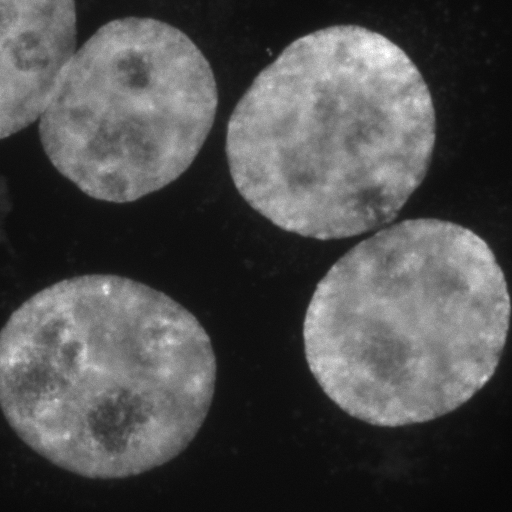
%> input picture cells.tif, 512 x 512 px
$ octave threshCells.m   (GNU Octave 9; MATLAB toolbox functions it lacks are replaced by stand-ins)
%> lines starting %> are read from the running program, lines starting %| are printed output that depends on the picture; in (x1, y1, x2, y2) boxes, pixels count from 0 and x2, y2 are one past the last pixel; in counts of white or black regions, pixels touching at a corner belong together; the program's own positions count from 1
### mid_way.m
function outT = mid_way(histo, startT)
% Calculates a threshold value from a histogram using the mid-way method.
%
% histo: A 1D array histogram.
% The histogram bins must correspond to gray value 0, 1, 2,...
% startT: start threshold
% outT: the calculated threshold (integer)
%
% Programmed by Maria Magnusson 2018-08

num = length(histo);
t0 = floor(startT);
t1 = t0+2;

% Calculate the threshold
%------------------------
while abs(t0-t1) > 0.5

  t0 = t1;

  % Calculate mean for the lower part of the histogram
  %---------------------------------------------------
  lowersum1 = sum(histo(1:t0+1).*[0:t0]);
  lowersum2 = sum(histo(1:t0+1));

  % [5 lines of commented-out code are left out]

  if lowersum2 ~= 0
    mean0 = lowersum1/lowersum2;
  else
    error('Cannot calculate new threshold');
  end;

  % Calculate mean for the upper part of the histogram
  %---------------------------------------------------
  uppersum1 = sum(histo(t0+2:num).*[t0+1:num-1]);
  uppersum2 = sum(histo(t0+2:num));
  if uppersum2 ~= 0
    mean1 = uppersum1/uppersum2;
  else
    error('Cannot calculate new threshold');
  end;

  % Calculate new threshold
  %------------------------
  t1 = floor((mean0+mean1)/2);

end;

outT = t1;

### least_error.m
function outT = least_error(histo, startT)
% Calculates a threshold value from a histogram using the mid-way method.
%
% histo: A 1D array histogram.
% The histogram bins must correspond to gray value 0, 1, 2,...
% startT: start threshold
% outT: the calculated threshold (integer)
%
% Programmed by Maria Magnusson 2018-08

num = length(histo);
t0 = floor(startT);
t1 = t0+2;

% Calculate the threshold
%------------------------
while abs(t0-t1) > 0.5

  t0 = t1;

  % Calculate mean for the lower part of the histogram
  %---------------------------------------------------
  lowersum1 = sum(histo(1:t0+1).*[0:t0]);
  lowersum2 = sum(histo(1:t0+1));

  lowersum1_leasterror = sum(histo(1:t0+1));
  lowersum2_leasterror = sum(histo(1:num));

  lowersum2_leasterror_var = sum(histo(1:t0+1));

  if lowersum2 ~= 0
    mean0 = lowersum1/lowersum2;
    lowersum1_leasterror_var = sum(histo(1:t0+1).*([0:t0]-mean0).^2);
    P0 = lowersum1_leasterror/lowersum2_leasterror;
    var0 = lowersum1_leasterror_var/lowersum2_leasterror_var;
    %p0 = (P0/sqrt(2*pi*var0))*exp(-1/2*(([0:t0]-mean0)^2/var0));
  else
    error('Cannot calculate new threshold');
  end;

  % Calculate mean for the upper part of the histogram
  %---------------------------------------------------
  uppersum1 = sum(histo(t0+2:num).*[t0+1:num-1]);
  uppersum2 = sum(histo(t0+2:num));

  uppersum1_leasterror = sum(histo(t0+2:num));
  uppersum2_leasterror = sum(histo(1:num));

  uppersum2_leasterror_var = sum(histo(t0+2:num));

  if uppersum2 ~= 0
    mean1 = uppersum1/uppersum2;
    uppersum1_leasterror_var = sum(histo(t0+2:num).*([t0+1:num-1]-mean1).^2);
    P1 = uppersum1_leasterror/uppersum2_leasterror;
    var1 = uppersum1_leasterror_var/uppersum2_leasterror_var;
    %p1 = (P1/sqrt(2*pi*var1))*exp(-1/2*(([t0+1:num-1]-mean1)^2/var1));
  else
    error('Cannot calculate new threshold');
  end;

  % Calculate new threshold
  %-----------------------

  a = (var0*var1)/(var1-var0);
  b = 2*((mean1/var1)-(mean0/var0));
  c = -2*log(P0/P1) + log(var0/var1) + mean0^2/var0 - mean1^2/var1;
  T = [1 a*b a*c];
  Tout = roots(T)
  if(mean0 <= Tout(1) && Tout(1) <= mean1)
    t1 = Tout(1)
  elseif(mean0 <= Tout(2) && Tout(2) <= mean1)
    t1 = Tout(2)
  else
      error('HELP')
  end
  t1 = floor(t1)

end;

outT = t1;

### threshCells.m
im = imread('cells.tif');
%> im is the input picture: size 512x512 uint8; min 5, max 255, mean 77
histo = hist(im(:),[0:255]);
%> histo = 256 values, max 13224 at index 17, min 0 at index 1, mean 1024

T_NEW = 40
T_NEW_mid = mid_way(histo, T_NEW)
%> the loop in mid_way, `while abs(t0-t1) > 0.5` made 4 passes
%> (t0, lowersum1, lowersum2, mean0, uppersum1, uppersum2, mean1, t1) on passes 2 to 4: (73, 2583809, 130214, 19.84, 17602699, 131930, 133.4, 76), (76, 2650224, 131099, 20.22, 17536284, 131045, 133.8, 77), (77, 2672246, 131385, 20.34, 17514262, 130759, 133.9, 77)
%> (lowersum1, lowersum2, mean0, uppersum1, uppersum2, mean1, t1) on pass 1: (2213828, 123963, 17.86, 17972680, 138181, 130.1, 73)
%> in mid_way, `outT = t1;`: outT = 77
%> T_NEW_mid = 77
imTmid_NEWT = im>T_NEW;
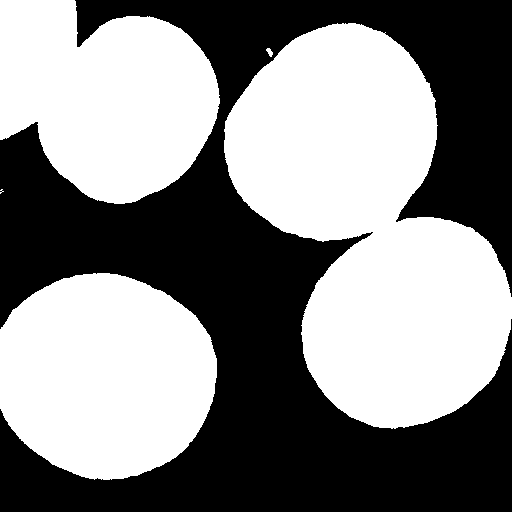
%> imTmid_NEWT: size 512x512 logical; 52.9% white; 1 black region, box (x1, y1, x2, y2) and area: (0, 0, 512, 512) 123534

T = mean(mean(im))
%> T = 77.01
Tmid = mid_way(histo, T)
%> the loop in mid_way (call 2), `while abs(t0-t1) > 0.5` made 2 passes
%> (t0, lowersum1, lowersum2, mean0, uppersum1, uppersum2, mean1, t1) on passes 1 to 2: (79, 2722975, 132031, 20.62, 17463533, 130113, 134.2, 77), (77, 2672246, 131385, 20.34, 17514262, 130759, 133.9, 77)
%> Tmid = 77
imTmid = im>Tmid;
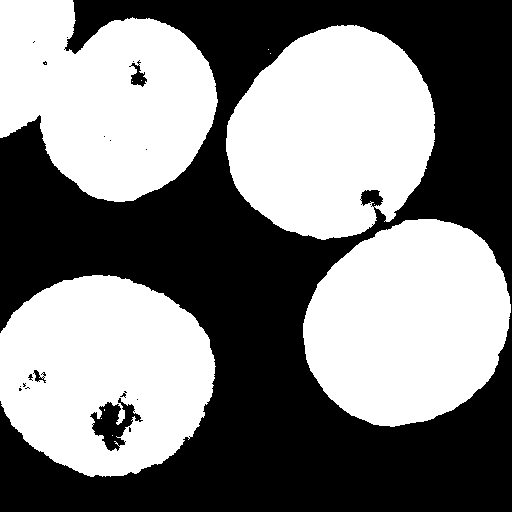
%> imTmid: size 512x512 logical; 49.9% white; 13 white regions (9 under 20 px), largest, box (x1, y1, x2, y2) and area: (226, 25, 435, 240) 33520, (303, 219, 511, 427) 32945, (0, 275, 216, 477) 32669, (0, 0, 218, 202) 31615

figure(1)
colormap(gray(256))
subplot(2,2,1), imagesc(im, [0 255]);
axis image; colorbar
title('original image');

subplot(2,2,2), plot(0:255, histo, '.-r');
axis tight; grid
title('histogram');

subplot(2,2,3), imagesc(imTmid, [0 1]);
axis image; colorbar
title('mid-way thresholded image');

subplot(2,2,4), imagesc(imTmid_NEWT, [0 1]);
axis image; colorbar
title('mid-way thresholded image NEW T');
%% least error
im = imread('cells.tif');
histo = hist(im(:),[0:255]);

T = mean(mean(im))
Tmid = least_error(histo, T)
%> in least_error, `t1 = t0+2;`: t1 = 79
%> the loop in least_error, `while abs(t0-t1) > 0.5` made 7 passes
%> (t0, lowersum1, lowersum2, lowersum1_leasterror, lowersum2_leasterror_var, mean0, lowersum1_leasterror_var, P0) on passes 1 to 7: (79, 2722975, 132031, 132031, 132031, 20.62, 20625845.7, 0.504), (60, 2375748, 127122, 127122, 127122, 18.69, 7676592.8, 0.485), (45, 2240904, 124579, 124579, 124579, 17.99, 4567235.5, 0.475), (39, 2184715, 123251, 123251, 123251, 17.73, 3769100.1, 0.47), (37, 2160973, 122634, 122634, 122634, 17.62, 3501849.5, 0.468), (36, 2147653, 122274, 122274, 122274, 17.56, 3366259.5, 0.466), (35, 2132785, 121861, 121861, 121861, 17.5, 3225414.9, 0.465)
%> in least_error, `outT = t1;`: outT = 35
%> Tmid = 35
imTmid = im>Tmid;
%> imTmid: size 512x512 logical; 53.5% white; 4 black regions (3 under 20 px), largest, box (x1, y1, x2, y2) and area: (0, 0, 512, 512) 121858

figure(1)
colormap(gray(256))
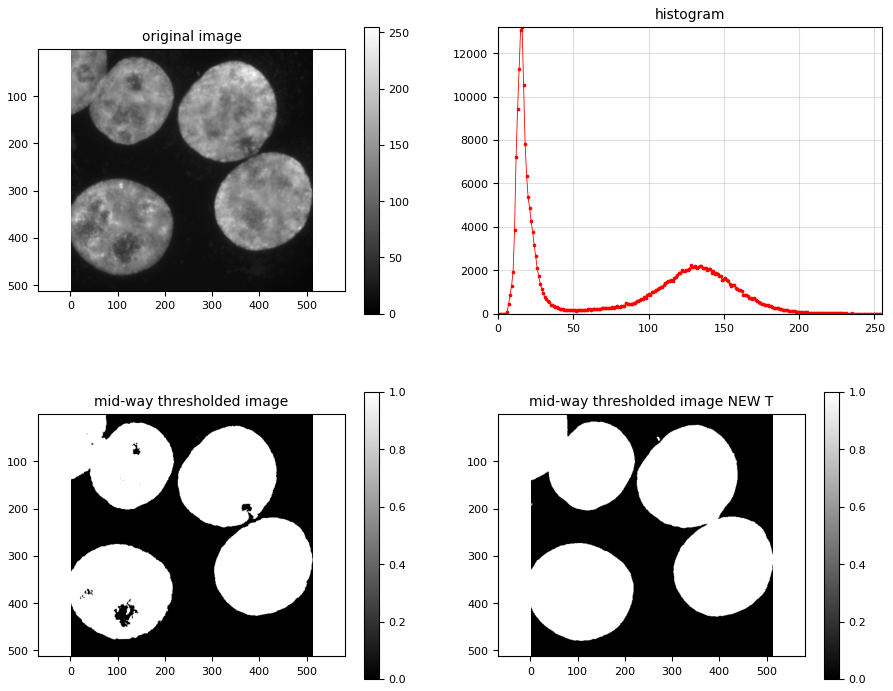
%> figure redrawn from the program's plot data, 4 panels
subplot(2,2,1), imagesc(im, [0 255]);
axis image; colorbar
title('original image');

subplot(2,2,2), plot(0:255, histo, '.-r');
axis tight; grid
title('histogram');

subplot(2,2,3), imagesc(imTmid, [0 1]);
axis image; colorbar
title('least_error thresholded image');
%% midway nuf0b
im = imread('nuf4b.tif');
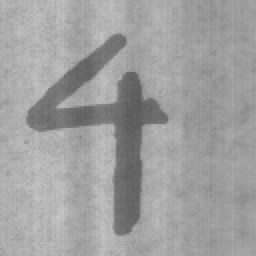
%> input picture nuf4b.tif, 128 x 128 px (shown 2 times larger)
%> im is the input picture: size 128x128 uint8; min 89, max 198, mean 159.7
histo = hist(im(:),[0:255]);
%> histo = 256 values, max 1015 at index 160, min 0 at index 1, mean 64

T = mean(mean(im))
%> T = 159.7
Tmid = mid_way(histo, T)
%> Tmid = 138
imTmid = im>Tmid;
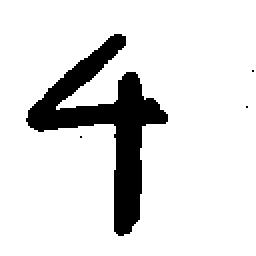
%> imTmid: size 128x128 logical (shown 2 times larger); 87.3% white; 4 black regions (3 under 20 px), largest, box (x1, y1, x2, y2) and area: (13, 17, 84, 118) 2080

figure(1)
colormap(gray(256))
subplot(2,2,1), imagesc(im, [0 255]);
axis image; colorbar
title('original image');

subplot(2,2,2), plot(0:255, histo, '.-r');
axis tight; grid
title('histogram');
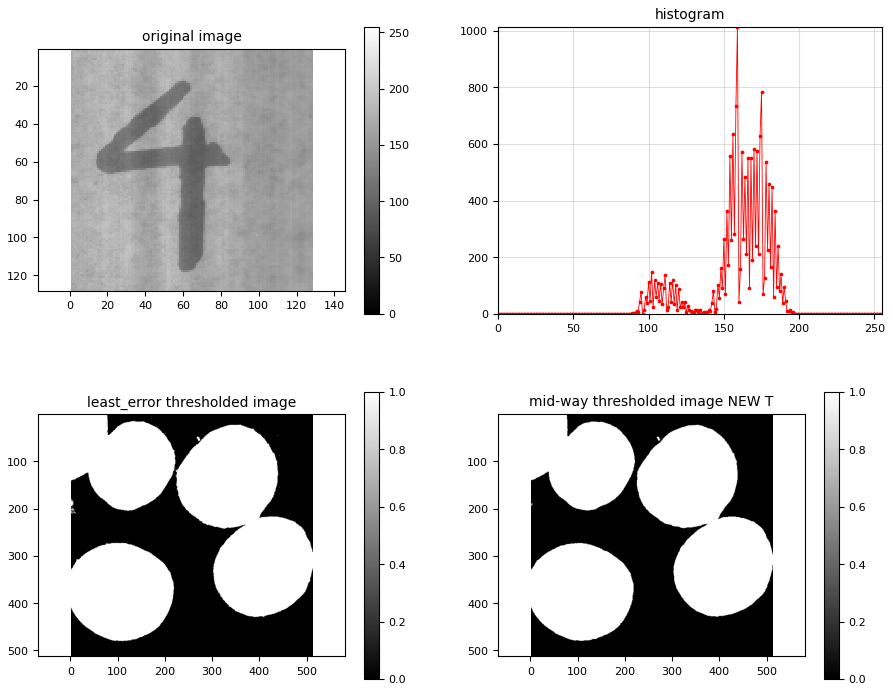
%> figure redrawn from the program's plot data, 4 panels

subplot(2,2,3), imagesc(imTmid, [0 1]);
axis image; colorbar
title('mid-way thresholded image');
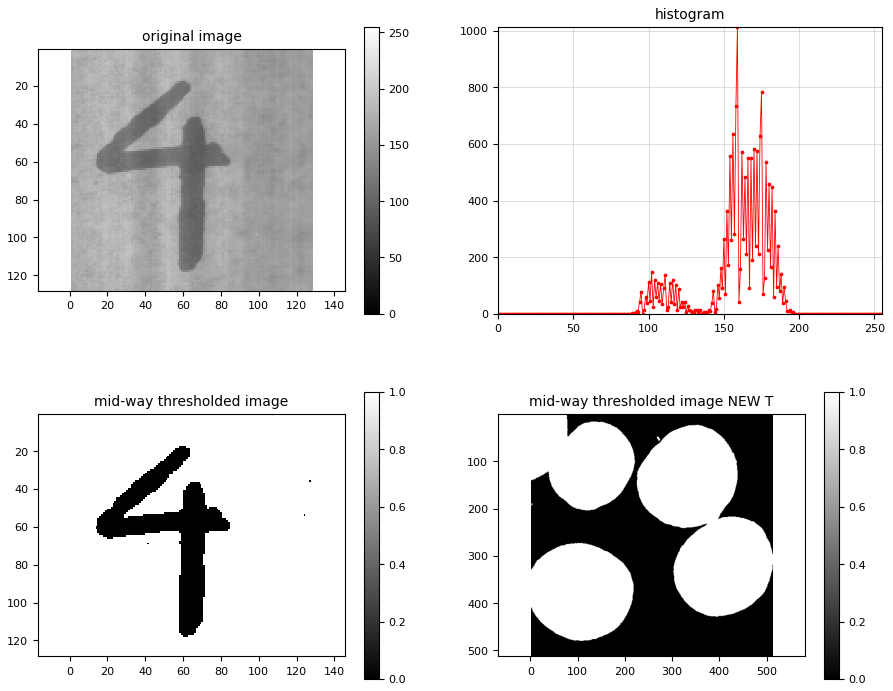
%> figure redrawn from the program's plot data, 4 panels
